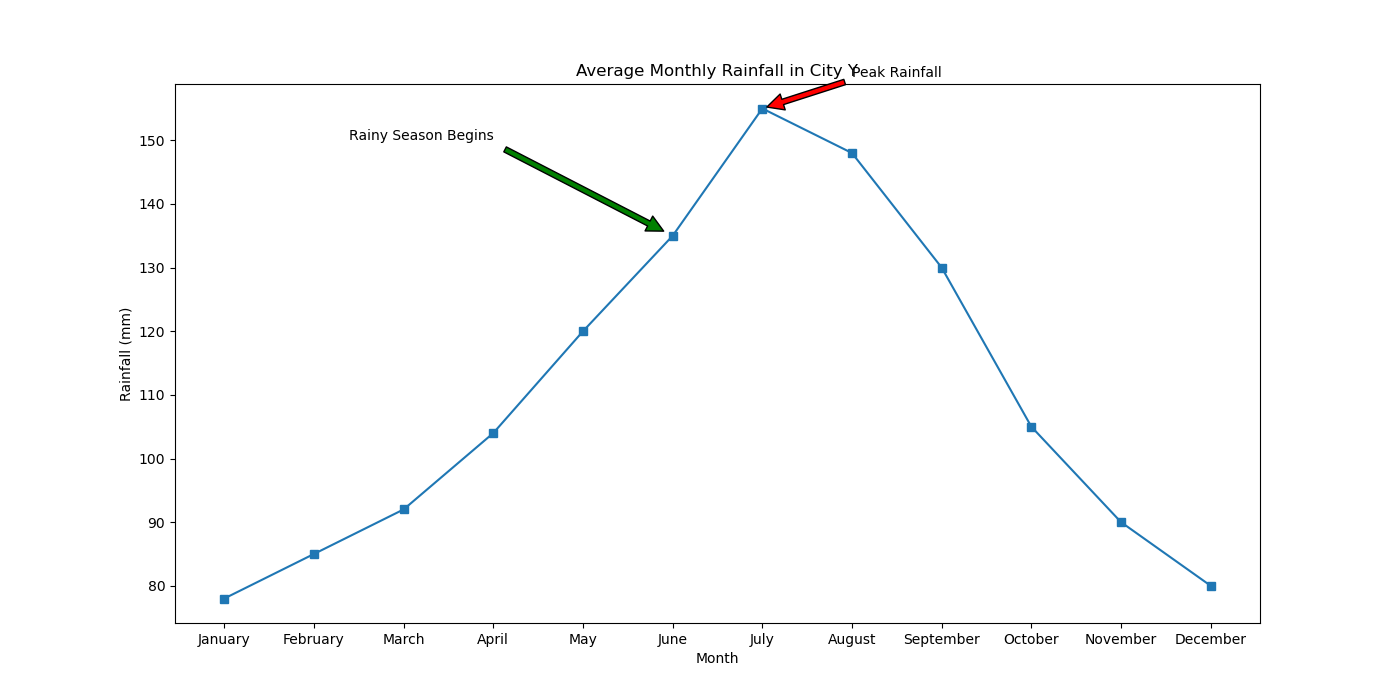

This figure's Python source:

import matplotlib.pyplot as plt

# Data
months = ["January", "February", "March", "April", "May", "June", "July", "August", "September", "October", "November", "December"]
rainfall = [78, 85, 92, 104, 120, 135, 155, 148, 130, 105, 90, 80]

plt.figure(figsize=(14, 7))  # Change width and height of the chart

# Plotting the line chart
plt.plot(months, rainfall, color="#1f77b4", marker='s')  # Using a specific color code and marker for data points

# Adding annotations for specific points
plt.annotate('Rainy Season Begins', xy=('June', 135), xytext=('April', 150),
             arrowprops=dict(facecolor='green', shrink=0.05),
             horizontalalignment='right')
plt.annotate('Peak Rainfall', xy=('July', 155), xytext=('September', 160),
             arrowprops=dict(facecolor='red', shrink=0.05),
             horizontalalignment='right')

# Title and labels
plt.title('Average Monthly Rainfall in City Y')
plt.xlabel('Month')
plt.ylabel('Rainfall (mm)')

# Show the chart
plt.show()
